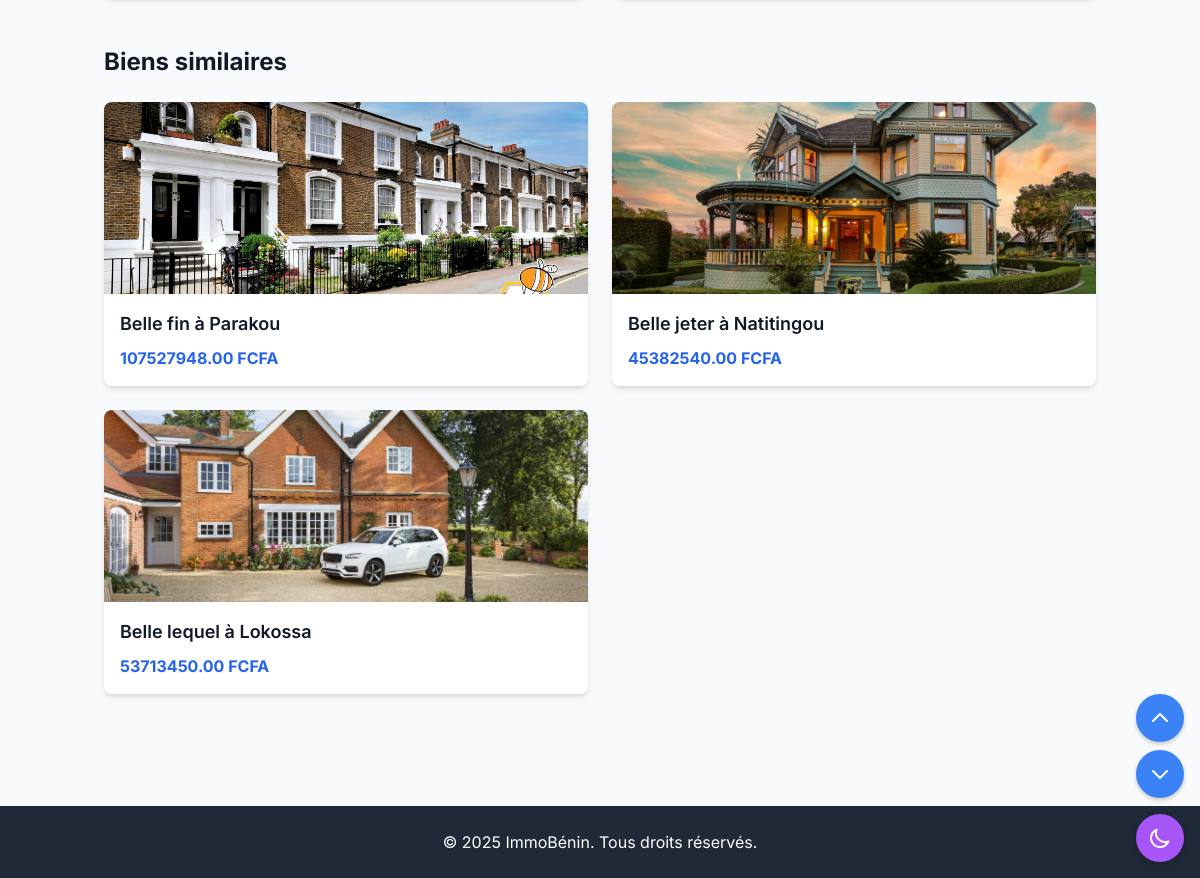
Page /properties/21/ (lower part) on the earlier database version.
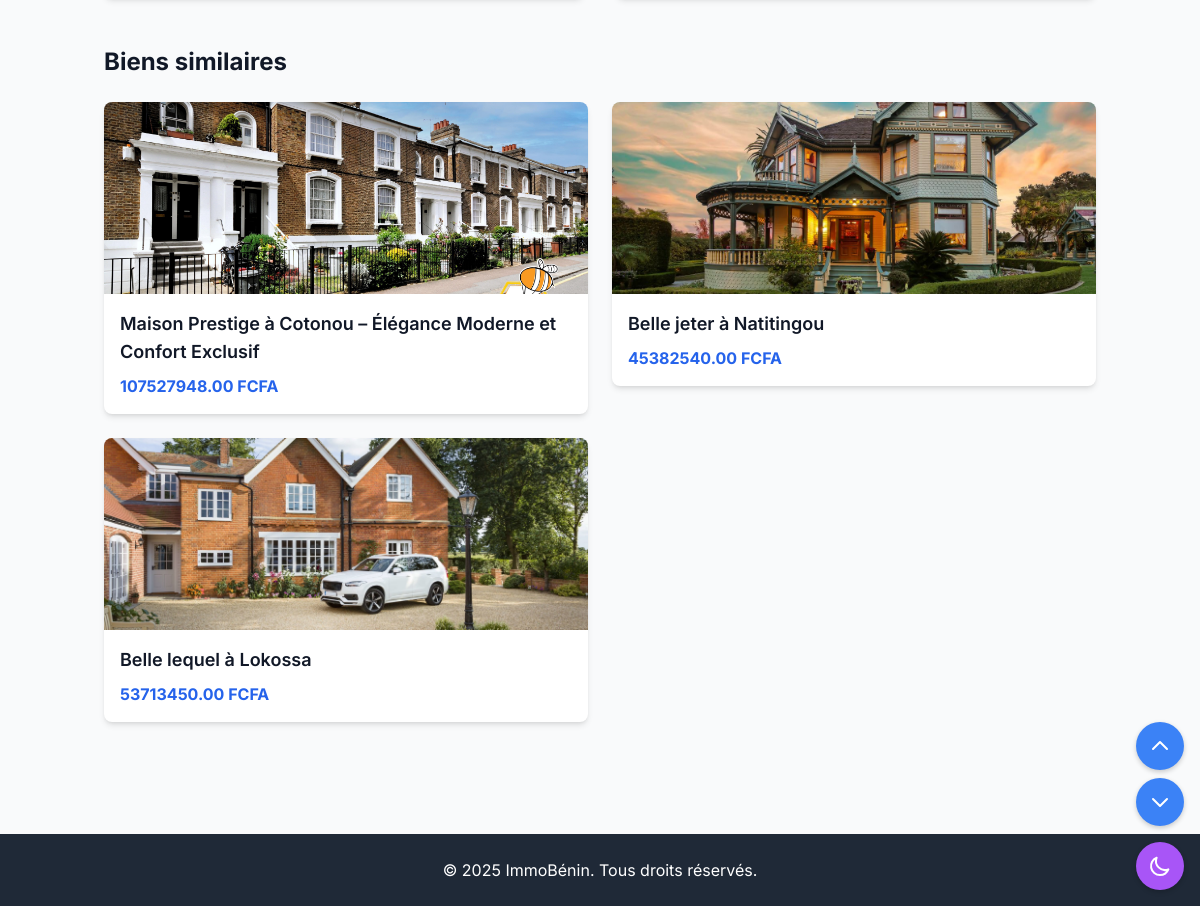
Same page on the later database version.
### properties/models.py (models this page shows, shortened)
class Property(models.Model):
    PROPERTY_TYPES = [
        ('house', 'Maison'),
        ('apartment', 'Appartement'),
        ('land', 'Terrain'),
    ]
    SELLER_TYPES = [
        ('owner', 'Propriétaire'),
        ('agent', 'Agent immobilier'),
        ('developer', 'Promoteur'),
    ]
    title = models.CharField(max_length=200)
    description = models.TextField()
    seller = models.ForeignKey(
        settings.AUTH_USER_MODEL,
        on_delete=models.CASCADE,
        related_name='properties',
        verbose_name="Vendeur/Bailleur",
        null=True,  # Temporairement
        blank=True  # Temporairement
    )
    seller_type = models.CharField(
        max_length=20,
        choices=SELLER_TYPES,
        default='owner',
        verbose_name="Type de vendeur"
    )
    property_type = models.CharField(max_length=20, choices=PROPERTY_TYPES)
    price = models.DecimalField(max_digits=12, decimal_places=2)
    location = models.CharField(max_length=255)
    bedrooms = models.IntegerField(default=0)
    bathrooms = models.IntegerField(default=0)
    area = models.DecimalField(
        max_digits=10,
        decimal_places=2,
        help_text="Surface en m²",
        default=0
    )
    image = models.ImageField(upload_to='properties/')
    created_at = models.DateTimeField(auto_now_add=True)
    def get_absolute_url(self):
        return reverse('properties:detail', kwargs={'pk': self.pk})

### properties/views.py (the view)
# urls.py: path('<int:pk>/', views.property_detail, name='detail'),  # URL pour les détails
def property_detail(request, pk):
    property = get_object_or_404(Property, pk=pk)
    similar_properties = Property.objects.filter(
        property_type=property.property_type
    ).exclude(id=property.id)[:3]
    context = {
        'property': property,
        'similar_properties': similar_properties,
    }
    return render(request, 'properties/detail.html', context)

### templates/properties/detail.html (shortened to what this page needs)
{% extends 'base/base.html' %}
{% load static %}
{% block content %}
<div class="container mx-auto px-4 py-8">
    <div class="max-w-6xl mx-auto">
        {% if similar_properties %}
        <div class="mt-12">
            <h2 class="text-2xl font-bold mb-6">Biens similaires</h2>
            <div class="grid grid-cols-1 md:grid-cols-2 gap-6">
                {% for similar in similar_properties %}
                <a href="{{ similar.get_absolute_url }}" class="block">
                    <div class="bg-white rounded-lg shadow-md overflow-hidden hover:shadow-lg transition duration-200 transform hover:scale-105">
                        <img src="{{ similar.image.url }}"
                             alt="{{ similar.title }}"
                             class="w-full h-48 object-cover">
                        <div class="p-4">
                            <h3 class="font-semibold text-lg mb-2">{{ similar.title }}</h3>
                            <p class="text-blue-600 font-bold">{{ similar.price }} FCFA</p>
                        </div>
                    </div>
                </a>
                {% endfor %}
            </div>
        </div>
        {% endif %}
    </div>
</div>
{% endblock %}

Differences in the rows shown:
changed Property: title "Belle fin à Parakou" → "Maison Prestige à Cotonou – Élégance Moderne et Confort Exclusif"
